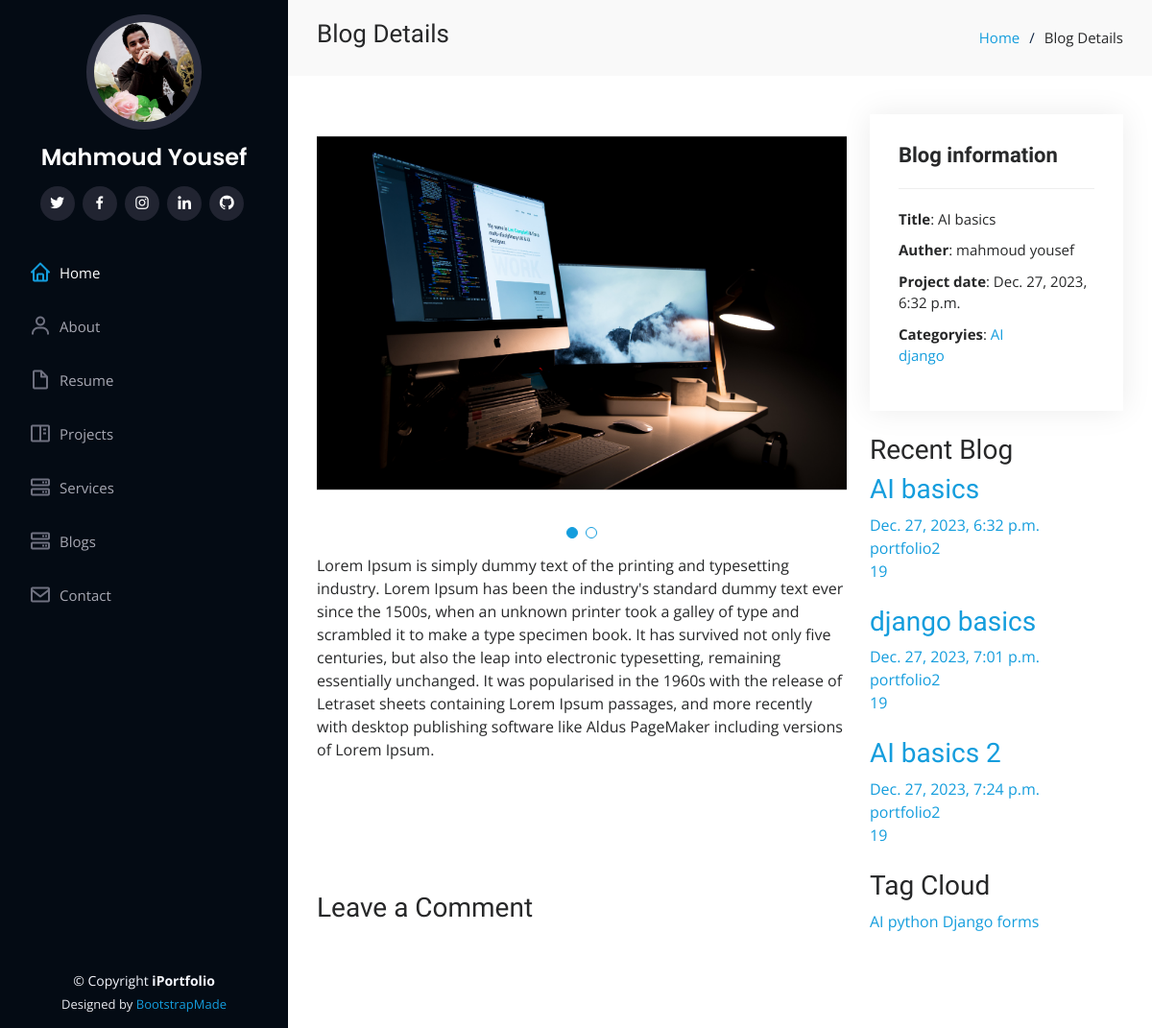
The page /blog/ai-basics on the database its author committed.
### settings/models.py (models this page shows, shortened)
class About(models.Model):
    user = models.OneToOneField(User,on_delete=models.CASCADE)
    username = models.CharField(max_length=20,null=True, blank=True)
    phone_number = models.CharField(max_length=20)
    date_of_birth = models.DateField(null=True, blank=True)
    headline = models.CharField(max_length=50 , blank=True, null=True)
    address = models.CharField(max_length=50, blank=True, null=True)
    zip_code = models.IntegerField(null=True, blank=True)
    image = models.ImageField(upload_to='users/', null=True, blank=True )
    email = models.EmailField( max_length=254, blank=True, null=True)
    resume = models.FileField( upload_to='files/', max_length=100 ,blank=True, null=True)
    about = models.TextField(blank=True)
    age = models.IntegerField(null=True, blank=True)
    degree = models.CharField( max_length=50 ,blank=True, null=True)
    views = models.IntegerField(default=0)

### blog/models.py (models this page shows, shortened)
class PostImages(models.Model):
    post = models.ForeignKey(Post, related_name='post_image', on_delete=models.CASCADE)
    image = models.ImageField( upload_to='postImages')

class Post(models.Model):
    auther = models.ForeignKey(User, related_name="post_auther",verbose_name=('auther'), on_delete=models.CASCADE)
    title = models.CharField(max_length=100,verbose_name=('title'))
    tags = TaggableManager(("tags"))
    image = models.ImageField(("image"),upload_to='post/')
    created_at = models.DateTimeField( ("created_at"),default=timezone.now)
    description = models.TextField(("description"),max_length=100000)
    slug = models.SlugField(null=True,blank=True)
    category = models.ForeignKey('PostCategory',related_name='post_category',verbose_name=('category'),on_delete=models.CASCADE ,null=True,blank=True)
    def __str__(self):
        return self.title
    def get_absolute_url(self):
        return reverse("blog:post_detail", kwargs={"slug": self.slug})

class PostCategory(models.Model):
    name = models.CharField(null=True,blank=True, max_length=50)
    def __str__(self):
        return self.name

### blog/views.py (the view)
# urls.py: path('<slug:slug>' , views.PostDetail.as_view() , name='post_detail'),
class PostDetail(DetailView):
    model = Post
    template_name = 'blog/post_details.html'
    def get_context_data(self, **kwargs):
        context = super().get_context_data(**kwargs)
        context["categories"] = PostCategory.objects.all().annotate(post_count=Count('post_category'))
        context["tags"] = Tag.objects.all()
        context["recent_posts"] = Post.objects.all()[:3]
        return context

### blog/templates/blog/post_details.html (shortened to what this page needs)
{% extends "base.html" %}
{% load static %}
{% block body %}
<main id="main">
    <section id="breadcrumbs" class="breadcrumbs">
        <div class="container">
            <div class="d-flex justify-content-between align-items-center">
                <h2>Blog Details</h2>
                <ol>
                    <li><a href="/">Home</a></li>
                    <li>Blog Details</li>
                </ol>
            </div>
        </div>
    </section>
    <section id="portfolio-details" class="portfolio-details">
        <div class="container">
            <div class="row gy-4">
                <div class="col-lg-8">
                    <div class="portfolio-details-slider swiper">
                        <div class="swiper-wrapper align-items-center">
                            {% for image in object.post_image.all %}
                            <div class="swiper-slide">
                                <img src="{{image.image.url}}" alt="">
                            </div>
                            {% endfor %}
                        </div>
                        <div class="swiper-pagination"></div>
                    </div>
                    <p>{{object.description}}</p><br>
                    <div class="pt-5 mt-5">
                    <h3 class="mb-5">Leave a Comment</h3>
                </div>
                </div>
                <div class="col-lg-4">
                    <div class="portfolio-info">
                        <h3>Blog information</h3>
                        <ul>
                            <li><strong>Title</strong>: {{object.title}}</li>
                            <li><strong>Auther</strong>: {{object.auther.first_name}} {{object.auther.last_name}}</li>
                            <li><strong>Project date</strong>: {{object.created_at}}</li>
                            <li><strong>Categoryies</strong>:
                                {% for category in categories %}
                                 <a href="{% url 'blog:post_by_category' category %}">{{category}}</a></li>
                                 {% endfor %}
                        </ul>
                    </div><br>
                    <div class="sidebar-box ftco-animate">
                        <h3 class="heading-sidebar">Recent Blog</h3>
                        {% for post in recent_posts  %}
                        <div class="block-21 mb-4 d-flex">
                            <div class="text">
                                <h3 class="heading"><a href="{{post.get_absolute_url}}">{{post}}</a></h3>
                                <div class="meta">
                                    <div><a href="{{post.get_absolute_url}}">{{post.created_at}}</a></div>
                                    <div><a href="{{post.get_absolute_url}}">{{post.auther}}</a></div>
                                    <div><a href="{{post.get_absolute_url}}"> 19</a>
                                    </div>
                                </div>
                            </div>
                        </div>
                        {% endfor %}
                    </div>
                    <div class="sidebar-box ftco-animate">
                    <h3 class="heading-sidebar">Tag Cloud</h3>
                    <div class="tagcloud">
                        {% for tag in tags  %}
                        <a href="{% url 'blog:post_by_tags' tag %}" class="tag-cloud-link">{{tag}}</a>
                        {% endfor %}
                    </div>
                </div>
                </div>
            </div>
        </div>
    </section>
</main>
{% endblock body%}

### templates/base.html (shortened to what this page needs)
{% load static %}
<!DOCTYPE html>
<html lang="en">
<head>
  <link href="{% static 'assets/vendor/aos/aos.css' %}" rel="stylesheet">
  <link href="{% static 'assets/vendor/bootstrap/css/bootstrap.min.css' %}" rel="stylesheet">
  <link href="{% static 'assets/vendor/bootstrap-icons/bootstrap-icons.css' %}" rel="stylesheet">
  <link href="{% static 'assets/vendor/boxicons/css/boxicons.min.css' %}" rel="stylesheet">
  <link href="{% static 'assets/vendor/glightbox/css/glightbox.min.css' %}" rel="stylesheet">
  <link href="{% static 'assets/vendor/swiper/swiper-bundle.min.css' %}" rel="stylesheet">
  <link href="{% static 'assets/css/style.css' %}" rel="stylesheet">
</head>
<body>
  <header id="header">
    <div class="d-flex flex-column">
      <div class="profile">
        <img src="{{abouts.image.url}}" alt="" class="img-fluid rounded-circle">
        <h1 class="text-light"><a href="index.html">{{abouts.username}}</a></h1>
        <div class="social-links mt-3 text-center">
          <a href="{{myfooter.twitter_link}}" class="twitter"><i class="bx bxl-twitter"></i></a>
          <a href="{{myfooter.fb_link}}" class="facebook"><i class="bx bxl-facebook"></i></a>
          <a href="{{myfooter.instagram_link}}" class="instagram"><i class="bx bxl-instagram"></i></a>
          <a href="{{myfooter.twitter_link}}" class="linkedin"><i class="bx bxl-linkedin"></i></a>
          <a href="{{myfooter.githup_link}}" class="linkedin"><i class="bx bxl-github"></i></a>
        </div>
      </div>
      <nav id="navbar" class="nav-menu navbar">
        <ul>
          <li><a href="#hero" class="nav-link scrollto active"><i class="bx bx-home"></i> <span>Home</span></a></li>
          <li><a href="#about" class="nav-link scrollto"><i class="bx bx-user"></i> <span>About</span></a></li>
          <li><a href="#resume" class="nav-link scrollto"><i class="bx bx-file-blank"></i> <span>Resume</span></a></li>
          <li><a href="#portfolio" class="nav-link scrollto"><i class="bx bx-book-content"></i> <span>Projects</span></a></li>
          <li><a href="#services" class="nav-link scrollto"><i class="bx bx-server"></i> <span>Services</span></a></li>
          <li><a href="#testimonials" class="nav-link scrollto"><i class="bx bx-server"></i> <span>Blogs</span></a></li>
          <li><a href="#contact" class="nav-link scrollto"><i class="bx bx-envelope"></i> <span>Contact</span></a></li>
        </ul>
      </nav>
    </div>
  </header>
  {% block body %}
    {% endblock body %}
  <footer id="footer">
    <div class="container">
      <div class="copyright">
        &copy; Copyright <strong><span>iPortfolio</span></strong>
      </div>
      <div class="credits">
        Designed by <a href="https://bootstrapmade.com/">BootstrapMade</a>
      </div>
    </div>
  </footer>
</body>
</html>

### static/assets/css/style.css (style rules this page uses)
body { font-family: "Open Sans", sans-serif; color: #272829; }
a { color: #149ddd; text-decoration: none; }
h1, h2, h3, h4, h5, h6 { font-family: "Raleway", sans-serif; }
#header { position: fixed; top: 0; left: 0; bottom: 0; width: 300px; transition: all ease-in-out 0.5s; z-index: 9997; transition: all 0.5s; padding: 0 15px; background: #040b14; overflow-y: auto; }
#header .profile img { margin: 15px auto; display: block; width: 120px; border: 8px solid #2c2f3f; }
#header .profile h1 { font-size: 24px; margin: 0; padding: 0; font-weight: 600; -moz-text-align-last: center; text-align-last: center; font-family: "Poppins", sans-serif; }
#header .profile h1 a, #header .profile h1 a:hover { color: #fff; text-decoration: none; }
#header .profile .social-links a { font-size: 18px; display: inline-block; background: #212431; color: #fff; line-height: 1; padding: 8px 0; margin-right: 4px; border-radius: 50%; text-align: center; width: 36px; height: 36px; transition: 0.3s; }
#main { margin-left: 300px; }
.container, .container-fluid { padding-left: 30px; padding-right: 30px; }
.nav-menu { padding: 30px 0 0 0; }
.nav-menu * { margin: 0; padding: 0; list-style: none; }
.nav-menu>ul>li { position: relative; white-space: nowrap; }
.nav-menu a, .nav-menu a:focus { display: flex; align-items: center; color: #a8a9b4; padding: 12px 15px; margin-bottom: 8px; transition: 0.3s; font-size: 15px; }
.nav-menu a i, .nav-menu a:focus i { font-size: 24px; padding-right: 8px; color: #6f7180; }
.nav-menu a:hover, .nav-menu .active, .nav-menu .active:focus, .nav-menu li:hover>a { text-decoration: none; color: #fff; }
.nav-menu a:hover i, .nav-menu .active i, .nav-menu .active:focus i, .nav-menu li:hover>a i { color: #149ddd; }
section { padding: 60px 0; overflow: hidden; }
.portfolio-details { padding-top: 40px; }
.portfolio-details .portfolio-details-slider img { width: 100%; }
.portfolio-details .portfolio-details-slider .swiper-pagination { margin-top: 20px; position: relative; }
.portfolio-details .portfolio-info { padding: 30px; box-shadow: 0px 0 30px rgba(5, 13, 24, 0.08); }
.portfolio-details .portfolio-info h3 { font-size: 22px; font-weight: 700; margin-bottom: 20px; padding-bottom: 20px; border-bottom: 1px solid #eee; }
.portfolio-details .portfolio-info ul { list-style: none; padding: 0; font-size: 15px; }
.portfolio-details .portfolio-info ul li+li { margin-top: 10px; }
.breadcrumbs { padding: 20px 0; background: #f9f9f9; }
.breadcrumbs h2 { font-size: 26px; font-weight: 300; }
.breadcrumbs ol { display: flex; flex-wrap: wrap; list-style: none; padding: 0; margin: 0; font-size: 15px; }
.breadcrumbs ol li+li { padding-left: 10px; }
.breadcrumbs ol li+li::before { display: inline-block; padding-right: 10px; color: #0e2442; content: "/"; }
#footer { padding: 15px; color: #f4f6fd; font-size: 14px; position: fixed; left: 0; bottom: 0; width: 300px; z-index: 9999; background: #040b14; }
#footer .copyright { text-align: center; }
#footer .credits { padding-top: 5px; text-align: center; font-size: 13px; color: #eaebf0; }

### rows shown on the page
About: image (picture), username "Mahmoud Yousef"
PostImages: image (picture)
Post: description "Lorem Ipsum is simply dummy text of the printing and typesetting industry. Lorem Ipsum has been the industry's standard dummy text ever since the 1500s, when an unknown printer took a galley of type and scrambled it to make a type specimen book. It has survived not only five centuries, but also the leap into electronic typesetting, remaining essentially unchanged. It was popularised in the 1960s with the release of Letraset sheets containing Lorem Ipsum passages, and more recently with desktop publishing software like Aldus PageMaker including versions of Lorem Ipsum.", title "AI basics", auther.first_name "mahmoud", auther.last_name "yousef", created_at "Dec. 27, 2023, 6:32 p.m.", auther "portfolio2"
PostCategory: name "AI"
PostCategory: name "django"
Post: title "django basics", created_at "Dec. 27, 2023, 7:01 p.m.", auther "portfolio2"
Post: title "AI basics 2", created_at "Dec. 27, 2023, 7:24 p.m.", auther "portfolio2"
Tag: name "AI"
Tag: name "python"
Tag: name "Django"
Tag: name "forms"
